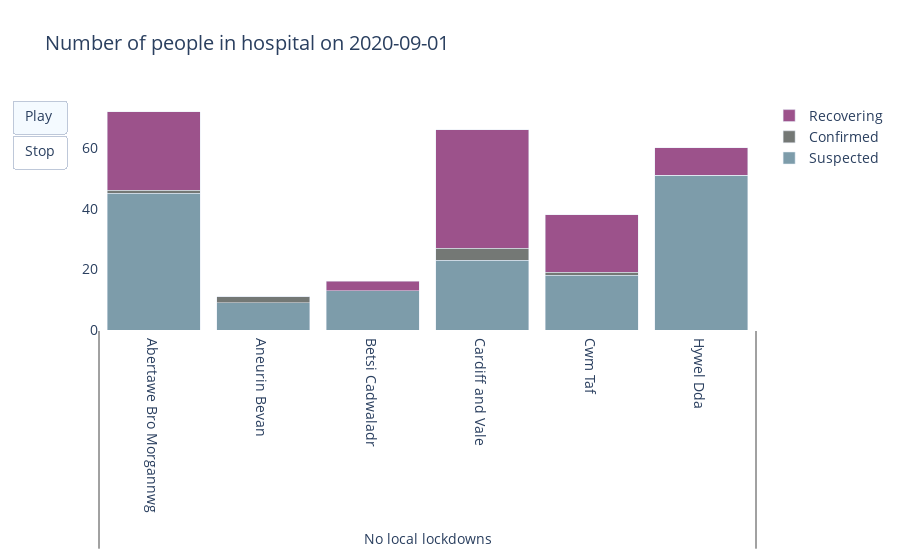

Here is the notebook cell this chart was saved with:
### Code cell
title = "Number of people in hospital on "
frames = []

for day in df.date.unique():
    today = df[df['date'] == day]
    # extract categories (lockdown status will change over time)
    cats = today.groupby(['health_board'])[['health_board', 'lockdown_status']].first()
    # create 2d array for x axis - will revert to multicategory
    x = [cats['lockdown_status'].tolist(), cats['health_board'].tolist()]
    # extract count of different covid patients
    y_s = today[today['covid_status']=='Suspected']['count']
    y_c = today[today['covid_status']=='Confirmed']['count']
    y_r = today[today['covid_status']=='Recovering']['count']
    # add them together for purpose of ordering bars
    y_tot = [s+c+r for s,c,r in zip(y_s, y_c, y_r)]
    # zip all these things together and sort by 1) descending total patient count, and 2) lockdown status
    zipped = zip(x[0], x[1], y_s, y_c, y_r, y_tot)
    sorted_list = sorted(sorted(zipped, key = lambda x: x[5], reverse=True), key = lambda x: x[0])
    # recreate 2d array for x axis
    new_x = [[x[0] for x in sorted_list], [x[1] for x in sorted_list]]
    # key to sorted list: 0 loc, 1 hb, 2 y_s, 3 y_c, 4 y_r, 5 y_tot 
    # create frame
    frame = go.Frame(
        data = [
            go.Bar(
            name = 'Suspected', x = new_x, y = [y[2] for y in sorted_list],
            marker_color = '#7d9caa'),
            go.Bar(
            name = 'Confirmed', x = new_x, y = [y[3] for y in sorted_list],
            marker_color = '#747875'),
            go.Bar(
            name = 'Recovering', x = new_x,y = [y[4] for y in sorted_list],
            marker_color = '#9C528B')
        ],
        layout=go.Layout(font={'size': 14},
                             plot_bgcolor = '#FFFFFF',
                             bargap=0.15,
                             title=title + day,
                             yaxis = dict(range = [0,500]))
    )
    frames.append(frame)
    
# prepare data for day one
today = df[df['date'] == '2020-09-01']
cats = today.groupby(['health_board'])[['health_board', 'lockdown_status']].first()
x = [cats['lockdown_status'].tolist(), cats['health_board'].tolist()] 

# set up first day
fig = go.Figure(data = [go.Bar(
        name = 'Suspected', x = x,y = today[today['covid_status']=='Suspected']['count'],
        marker_color = '#7d9caa'),
        go.Bar(
        name = 'Confirmed', x = x,y = today[today['covid_status']=='Confirmed']['count'],
        marker_color = '#747875'),
        go.Bar(
        name = 'Recovering', x = x,y = today[today['covid_status']=='Recovering']['count'],
        marker_color = '#9C528B')
        ], frames = frames,
            # add layout
            layout=go.Layout(font={'size': 14}, plot_bgcolor = '#FFFFFF',
                bargap=0.15, title=title + '2020-09-01',
                # add buttons
                updatemenus=[dict(type="buttons",
                buttons=[dict(label="Play",
                                method="animate",
                                args=[None,{"frame": {"duration": 800, "redraw": True}, "fromcurrent": True}]),
                            dict(label="Stop",
                                method="animate",
                                args=[[None],
                                      {"frame": {"duration": 0, "redraw": False}, 
                                       "mode": "immediate","transition": {"duration": 0}}
                                     ]
                                )
                        ]
                                 )
                            ])
               )
fig.update_layout(barmode = 'stack')
fig.write_html('visualisations/hospitalisations_health_boards_time.html')
fig.show()

### Figure 1 — Plotly figure (JSON) as saved in the notebook; plotly's stock layout.template omitted (floating-point values rounded to 4 significant figures)
{"data": [{"marker": {"color": "#7d9caa"}, "name": "Suspected", "type": "bar", "x": [["No local lockdowns", "No local lockdowns", "No local lockdowns", "No local lockdowns", "No local lockdowns", "No local lockdowns"], ["Abertawe Bro Morgannwg ", "Aneurin Bevan ", "Betsi Cadwaladr ", "Cardiff and Vale ", "Cwm Taf ", "Hywel Dda "]], "y": [45, 9, 13, 23, 18, 51]}, {"marker": {"color": "#747875"}, "name": "Confirmed", "type": "bar", "x": [["No local lockdowns", "No local lockdowns", "No local lockdowns", "No local lockdowns", "No local lockdowns", "No local lockdowns"], ["Abertawe Bro Morgannwg ", "Aneurin Bevan ", "Betsi Cadwaladr ", "Cardiff and Vale ", "Cwm Taf ", "Hywel Dda "]], "y": [1, 2, 0, 4, 1, 0]}, {"marker": {"color": "#9C528B"}, "name": "Recovering", "type": "bar", "x": [["No local lockdowns", "No local lockdowns", "No local lockdowns", "No local lockdowns", "No local lockdowns", "No local lockdowns"], ["Abertawe Bro Morgannwg ", "Aneurin Bevan ", "Betsi Cadwaladr ", "Cardiff and Vale ", "Cwm Taf ", "Hywel Dda "]], "y": [26, 0, 3, 39, 19, 9]}], "layout": {"bargap": 0.15, "barmode": "stack", "font": {"size": 14}, "plot_bgcolor": "#FFFFFF", "title": {"text": "Number of people in hospital on 2020-09-01"}, "updatemenus": [{"buttons": [{"args": [null, {"frame": {"duration": 800, "redraw": true}, "fromcurrent": true}], "label": "Play", "method": "animate"}, {"args": [[null], {"frame": {"duration": 0, "redraw": false}, "mode": "immediate", "transition": {"duration": 0}}], "label": "Stop", "method": "animate"}], "type": "buttons"}]}}
